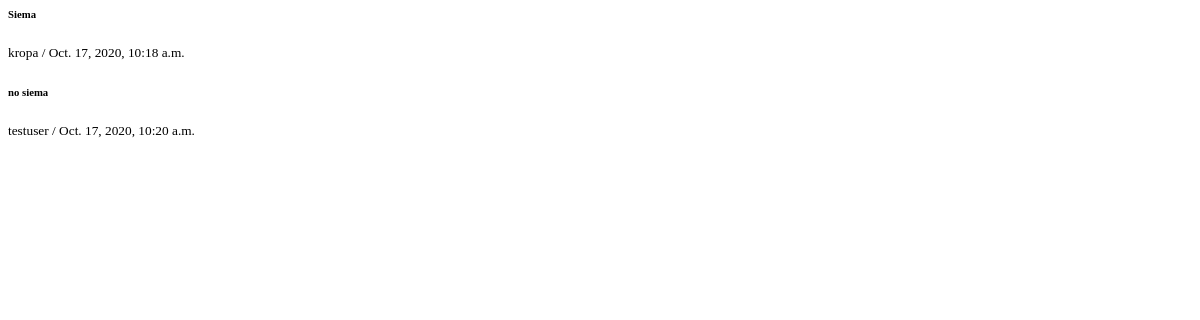
Before: /users/messages/2/ (signed in) with the older database file.
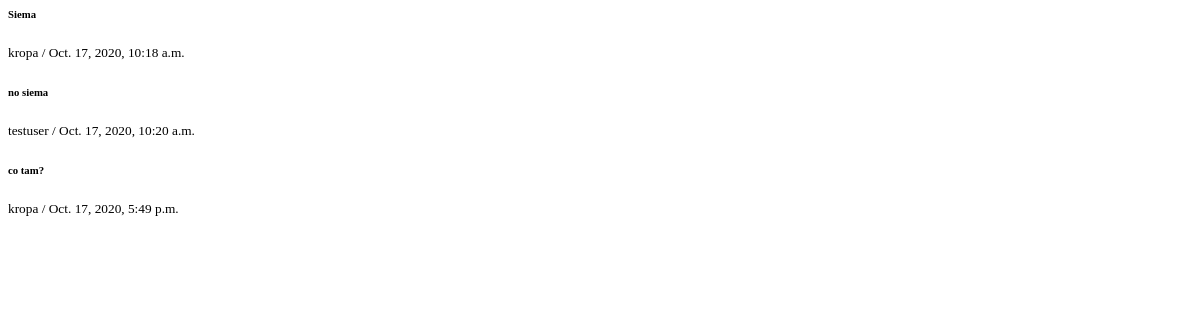
After: the same page with the newer database file.
### users/models.py (models this page shows)
class Message(models.Model):
    message_by = models.ForeignKey(Profile, on_delete=models.CASCADE, related_name='inbox')
    message_to = models.ForeignKey(Profile, on_delete=models.CASCADE, related_name='sent')
    content = models.TextField(max_length=250, null=False, blank=False)
    date_of_create = models.DateTimeField(auto_now_add=True)

class Profile(models.Model):
    user = models.OneToOneField(User, on_delete=models.CASCADE)
    avatar = models.ImageField(default='default.jpg', null=True, blank=True, upload_to='media')
    def __str__(self) -> str:
        return f'{self.user.username}'

### users/views.py (the view)
# urls.py: path('messages/<int:profile_pk>/', messages, name='messages'),
def messages(request, profile_pk):
    current_user_profile = request.user.profile
    second_profile = Profile.objects.get(pk=profile_pk)
    messages = Message.objects.filter(
        Q(message_to=current_user_profile, message_by=second_profile)|
        Q(message_to=second_profile, message_by=current_user_profile)).order_by('date_of_create')
    context = {
        'messages': messages
    }
    return render(request, 'users/messages.html', context=context)

### users/templates/users/messages.html
{% for message in messages %}
    <h6>{{ message.content }}</h6>
    <small>{{ message.message_by }} / {{ message.date_of_create }}</small>
{% endfor %}

Changed rows visible on the page:
added Message: content "co tam?", message_by "kropa", date_of_create "Oct. 17, 2020, 5:49 p.m."
